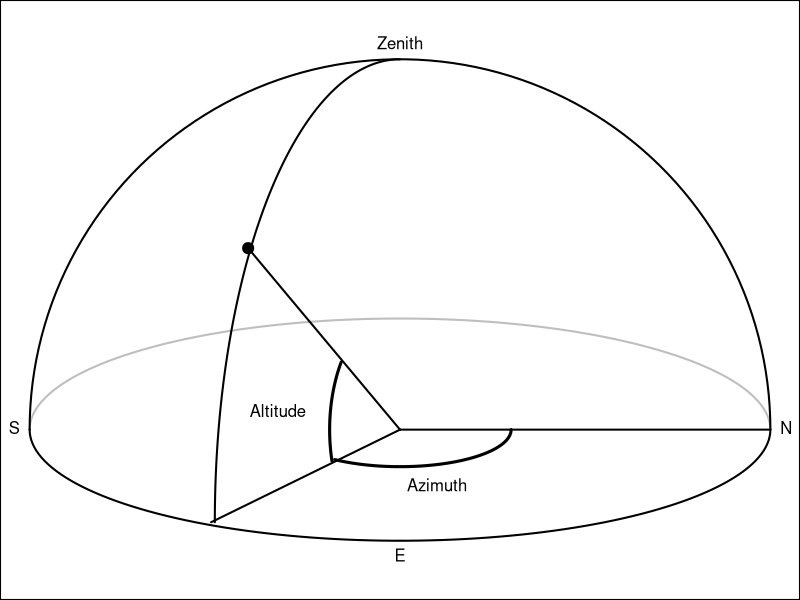

This figure's R source:
if (!interactive())
    png("starCoords.png", width=3.5, height=2.5, unit="in", res=120, pointsize=8)
ellipse <- function(xc, yc, a, b, thetaStart=0, thetaEnd=2*pi,
                    lwd=par('lwd'), col="black", lty=1)
{
    theta <- seq(thetaStart, thetaEnd, length.out=100)
    x <- xc + a * cos(theta)
    y <- yc + b * sin(theta)
    lines(x, y, lwd=lwd, col=col, lty=lty)
}
par(mar=rep(0, 4), lwd=2, cex=1)
plot(c(-0.8, 0.8), c(-0.4, 1.1), asp=1, type='n')
lines(c(0, 1), c(0, 0))
text(1, 0, "N", pos=4)
text(0, -0.3, "E", pos=1)
text(-1, 0, "S", pos=2)
text(0, 1, "Zenith", pos=3)
ellipse(0, 0, 1, 0.3, 0, pi, col="gray")
ellipse(0, 0, 1, 0.3, pi, 2*pi)
#ellipse(0, 0, 1, 0.3)
ellipse(0, -0.25, 0.5, 1.25, 0.5*pi, 1*pi) # arc holding star
ellipse(0, 0, 1, 1, 0, pi)
points(-0.41, 0.49, pch=20, cex=2)
lines(c(0, -0.41), c(0, 0.49))
lines(c(0, -0.51), c(0, -0.25))
ellipse(0.01, 0, 0.2, 0.34, 0.82*pi, 1.08*pi, col='black', lwd=1.5*par('lwd'))
text(-0.33, 0.05, "Altitude")
ellipse(0, 0, 0.3, 0.1, 1.3*pi, 2*pi, lwd=1.5*par('lwd'))
text(0.1, -0.15, "Azimuth")
if (!interactive()) dev.off()

